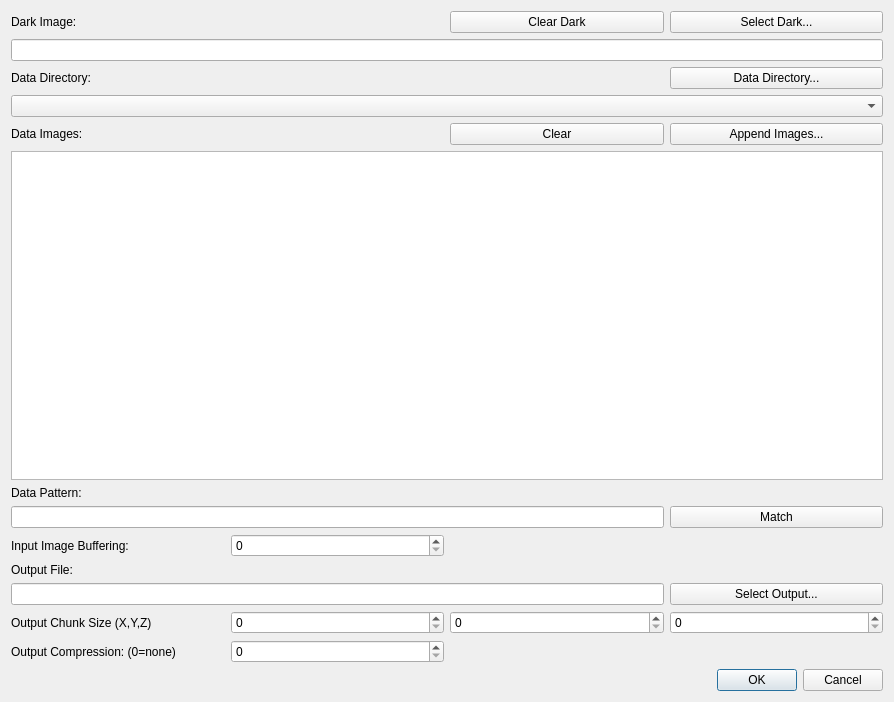
<?xml version="1.0" encoding="UTF-8"?>
<ui version="4.0">
 <class>CctwqtSetupImportDialog</class>
 <widget class="QDialog" name="CctwqtSetupImportDialog">
  <property name="geometry">
   <rect>
    <x>0</x>
    <y>0</y>
    <width>894</width>
    <height>702</height>
   </rect>
  </property>
  <property name="windowTitle">
   <string>CCTW Setup Data Import...</string>
  </property>
  <layout class="QGridLayout" name="gridLayout">
   <item row="14" column="0" colspan="4">
    <widget class="QDialogButtonBox" name="buttonBox">
     <property name="orientation">
      <enum>Qt::Horizontal</enum>
     </property>
     <property name="standardButtons">
      <set>QDialogButtonBox::Cancel|QDialogButtonBox::Ok</set>
     </property>
    </widget>
   </item>
   <item row="12" column="2">
    <widget class="QSpinBox" name="m_OutputChunkY">
     <property name="toolTip">
      <string>Output HDF Chunk Size in Y</string>
     </property>
     <property name="maximum">
      <number>999999</number>
     </property>
    </widget>
   </item>
   <item row="9" column="1">
    <widget class="QSpinBox" name="m_InputImageBuffering">
     <property name="toolTip">
      <string>Number of images to read for each write operation</string>
     </property>
     <property name="maximum">
      <number>999999</number>
     </property>
    </widget>
   </item>
   <item row="12" column="0">
    <widget class="QLabel" name="label_7">
     <property name="text">
      <string>Output Chunk Size (X,Y,Z)</string>
     </property>
    </widget>
   </item>
   <item row="12" column="3">
    <widget class="QSpinBox" name="m_OutputChunkZ">
     <property name="toolTip">
      <string>Output HDF Chunk Size in Z</string>
     </property>
     <property name="maximum">
      <number>999999</number>
     </property>
    </widget>
   </item>
   <item row="10" column="0">
    <widget class="QLabel" name="label_6">
     <property name="text">
      <string>Output File:</string>
     </property>
    </widget>
   </item>
   <item row="0" column="0">
    <widget class="QLabel" name="label">
     <property name="text">
      <string>Dark Image:</string>
     </property>
    </widget>
   </item>
   <item row="2" column="0">
    <widget class="QLabel" name="label_4">
     <property name="text">
      <string>Data Directory:</string>
     </property>
    </widget>
   </item>
   <item row="7" column="0">
    <widget class="QLabel" name="label_5">
     <property name="text">
      <string>Data Pattern:</string>
     </property>
    </widget>
   </item>
   <item row="5" column="0" colspan="4">
    <widget class="QListWidget" name="m_DataImages"/>
   </item>
   <item row="4" column="0">
    <widget class="QLabel" name="label_2">
     <property name="text">
      <string>Data Images:</string>
     </property>
    </widget>
   </item>
   <item row="8" column="3">
    <widget class="QPushButton" name="m_MatchImages">
     <property name="text">
      <string>Match</string>
     </property>
    </widget>
   </item>
   <item row="8" column="0" colspan="3">
    <widget class="QLineEdit" name="m_DataPattern"/>
   </item>
   <item row="4" column="2">
    <widget class="QPushButton" name="m_ClearImages">
     <property name="text">
      <string>Clear</string>
     </property>
    </widget>
   </item>
   <item row="4" column="3">
    <widget class="QPushButton" name="m_AppendImages">
     <property name="text">
      <string>Append Images...</string>
     </property>
    </widget>
   </item>
   <item row="2" column="3">
    <widget class="QPushButton" name="m_DataDirectoryBrowse">
     <property name="text">
      <string>Data Directory...</string>
     </property>
    </widget>
   </item>
   <item row="3" column="0" colspan="4">
    <widget class="QComboBox" name="m_DataDirectory"/>
   </item>
   <item row="0" column="3">
    <widget class="QPushButton" name="m_DarkImageBrowse">
     <property name="text">
      <string>Select Dark...</string>
     </property>
    </widget>
   </item>
   <item row="1" column="0" colspan="4">
    <widget class="QLineEdit" name="m_DarkImagePath"/>
   </item>
   <item row="11" column="0" colspan="3">
    <widget class="QLineEdit" name="m_OutputPath"/>
   </item>
   <item row="11" column="3">
    <widget class="QPushButton" name="m_OutputFileBrowse">
     <property name="text">
      <string>Select Output...</string>
     </property>
    </widget>
   </item>
   <item row="0" column="2">
    <widget class="QPushButton" name="m_ClearDark">
     <property name="text">
      <string>Clear Dark</string>
     </property>
    </widget>
   </item>
   <item row="9" column="0">
    <widget class="QLabel" name="label_8">
     <property name="text">
      <string>Input Image Buffering:</string>
     </property>
    </widget>
   </item>
   <item row="12" column="1">
    <widget class="QSpinBox" name="m_OutputChunkX">
     <property name="toolTip">
      <string>Output HDF Chunk Size in X</string>
     </property>
     <property name="maximum">
      <number>999999</number>
     </property>
    </widget>
   </item>
   <item row="13" column="0">
    <widget class="QLabel" name="label_9">
     <property name="text">
      <string>Output Compression: (0=none)</string>
     </property>
    </widget>
   </item>
   <item row="13" column="1">
    <widget class="QSpinBox" name="m_OutputCompression">
     <property name="toolTip">
      <string>Output HDF Chunk Size in X</string>
     </property>
     <property name="maximum">
      <number>999999</number>
     </property>
    </widget>
   </item>
  </layout>
 </widget>
 <resources/>
 <connections>
  <connection>
   <sender>buttonBox</sender>
   <signal>accepted()</signal>
   <receiver>CctwqtSetupImportDialog</receiver>
   <slot>accept()</slot>
   <hints>
    <hint type="sourcelabel">
     <x>248</x>
     <y>254</y>
    </hint>
    <hint type="destinationlabel">
     <x>157</x>
     <y>274</y>
    </hint>
   </hints>
  </connection>
  <connection>
   <sender>buttonBox</sender>
   <signal>rejected()</signal>
   <receiver>CctwqtSetupImportDialog</receiver>
   <slot>reject()</slot>
   <hints>
    <hint type="sourcelabel">
     <x>316</x>
     <y>260</y>
    </hint>
    <hint type="destinationlabel">
     <x>286</x>
     <y>274</y>
    </hint>
   </hints>
  </connection>
 </connections>
</ui>
